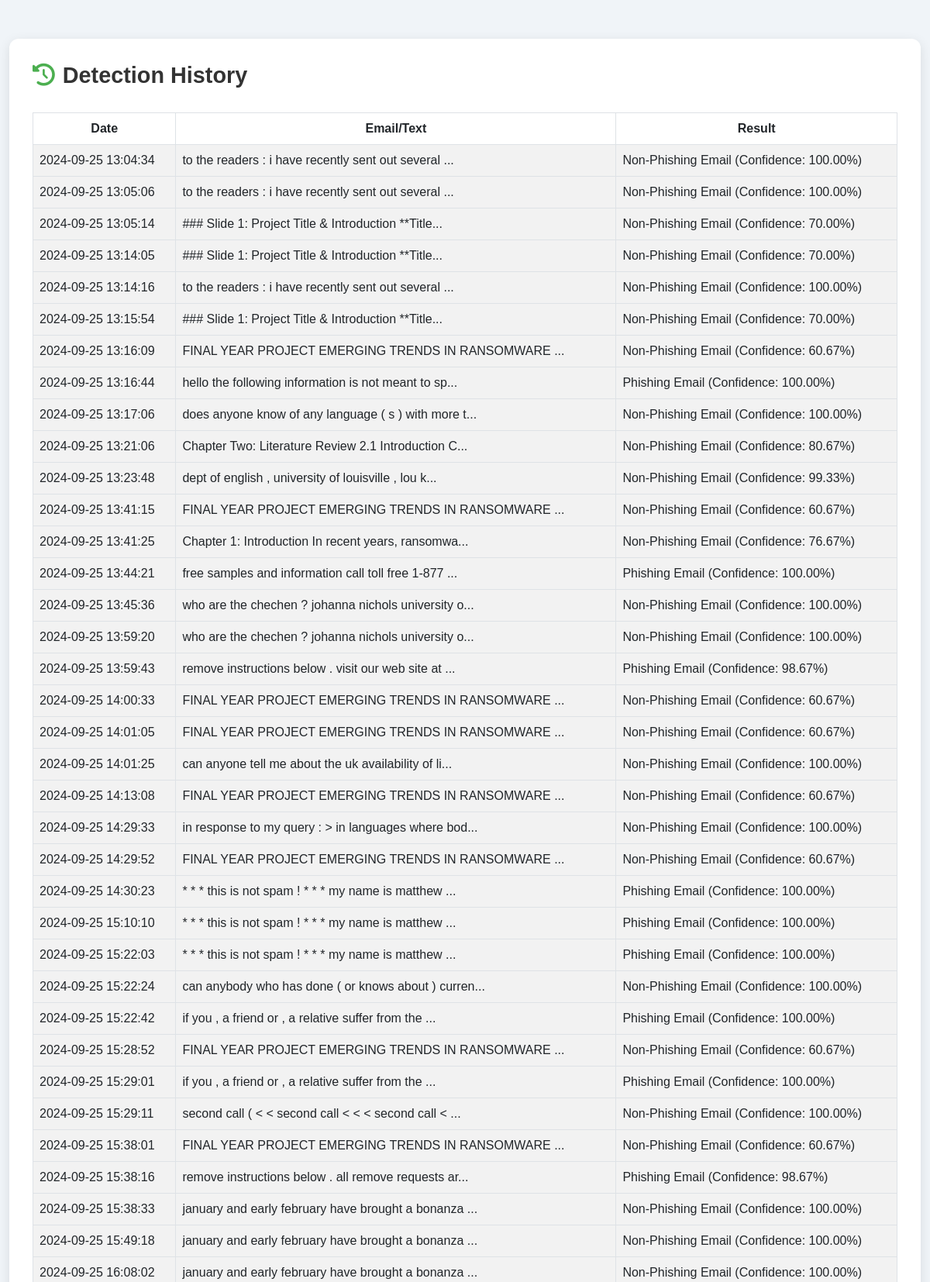
The app's page /history (signed in, upper part) with its own data.
### tables this page shows
CREATE TABLE detection_history (
                    id INTEGER PRIMARY KEY AUTOINCREMENT,
                    user_id INTEGER,
                    email_text TEXT,
                    result TEXT,
                    detection_date TIMESTAMP DEFAULT CURRENT_TIMESTAMP,
                    FOREIGN KEY (user_id) REFERENCES users(id) ON DELETE CASCADE
                );

### app.py (the view)
@app.route('/history')
@login_required
def history():
    conn = get_db_connection()
    if conn:
        history = conn.execute('SELECT * FROM detection_history WHERE user_id = ?', (current_user.id,)).fetchall()
        conn.close()
        return render_template('history.html', history=history)
    else:
        flash('Error fetching history', 'danger')
        return redirect(url_for('index'))

### app.py (called while the page is built)
@login_manager.user_loader
def load_user(user_id):
    return User(user_id)

def get_db_connection():
    try:
        conn = sqlite3.connect('users.db')  # Connect to SQLite database
        conn.row_factory = sqlite3.Row  # Return rows as dictionaries
        return conn
    except sqlite3.Error as e:
        logging.error(f"Database connection error: {e}")
        return None

### templates/history.html (shortened to what this page needs)
<!DOCTYPE html>
<html lang="en">
<head>
    <link href="https://cdn.jsdelivr.net/npm/bootstrap@5.3.0-alpha1/dist/css/bootstrap.min.css" rel="stylesheet">
    <link href="https://cdnjs.cloudflare.com/ajax/libs/font-awesome/6.0.0-beta3/css/all.min.css" rel="stylesheet">
</head>
<body>
    <div class="container">
        <div class="history-container">
            <h2><i class="fas fa-history"></i> Detection History</h2>
            {% if history %}
            <table class="table table-striped table-bordered">
                <thead>
                    <tr>
                        <th>Date</th>
                        <th>Email/Text</th>
                        <th>Result</th>
                    </tr>
                </thead>
                <tbody>
                    {% for entry in history %}
                    <tr>
                        <td>{{ entry['detection_date'] }}</td>
                        <td>{{ entry['email_text'][:50] }}...</td>
                        <td>{{ entry['result'] }}</td>
                    </tr>
                    {% endfor %}
                </tbody>
            </table>
            {% else %}
                <p>No detection history found.</p>
            {% endif %}
        </div>
    </div>
</body>
</html>

### templates/history.html (style rules this page uses)
body { font-family: 'Poppins', sans-serif; background-color: #f0f4f8; color: #333; margin: 0; padding: 0; animation: fadeIn 1s ease-in-out; }
.container { margin-top: 50px; max-width: 1200px; }
.history-container { background-color: #ffffff; padding: 30px; border-radius: 12px; box-shadow: 0 4px 15px rgba(0, 0, 0, 0.1); }
.history-container h2 { display: flex; align-items: center; margin-bottom: 30px; font-size: 1.8rem; font-weight: 600; color: #333; }
.history-container h2 i { margin-right: 10px; color: #4CAF50; }
table { width: 100%; border-collapse: collapse; margin-bottom: 20px; }
th { background-color: #4CAF50; color: #000000; font-weight: bold; text-align: center; padding: 10px; }
td { padding: 15px; background-color: #f9f9f9; color: #555; }
tr:nth-child(even) td { background-color: #f2f2f2; }

### records on screen
detection_history: detection_date "2024-09-25 13:04:34", email_text "to the readers : i have recently sent out several", result "Non-Phishing Email (Confidence: 100.00%)"
detection_history: detection_date "2024-09-25 13:05:06", email_text "to the readers : i have recently sent out several", result "Non-Phishing Email (Confidence: 100.00%)"
detection_history: detection_date "2024-09-25 13:05:14", email_text "### Slide 1: Project Title & Introduction **Title", result "Non-Phishing Email (Confidence: 70.00%)"
detection_history: detection_date "2024-09-25 13:14:05", email_text "### Slide 1: Project Title & Introduction **Title", result "Non-Phishing Email (Confidence: 70.00%)"
detection_history: detection_date "2024-09-25 13:14:16", email_text "to the readers : i have recently sent out several", result "Non-Phishing Email (Confidence: 100.00%)"
detection_history: detection_date "2024-09-25 13:15:54", email_text "### Slide 1: Project Title & Introduction **Title", result "Non-Phishing Email (Confidence: 70.00%)"
detection_history: detection_date "2024-09-25 13:16:09", email_text "FINAL YEAR PROJECT EMERGING TRENDS IN RANSOMWARE", result "Non-Phishing Email (Confidence: 60.67%)"
detection_history: detection_date "2024-09-25 13:16:44", email_text "hello the following information is not meant to sp", result "Phishing Email (Confidence: 100.00%)"
detection_history: detection_date "2024-09-25 13:17:06", email_text "does anyone know of any language ( s ) with more t", result "Non-Phishing Email (Confidence: 100.00%)"
detection_history: detection_date "2024-09-25 13:21:06", email_text "Chapter Two: Literature Review 2.1 Introduction C", result "Non-Phishing Email (Confidence: 80.67%)"
detection_history: detection_date "2024-09-25 13:23:48", email_text "dept of english , university of louisville , lou k", result "Non-Phishing Email (Confidence: 99.33%)"
detection_history: detection_date "2024-09-25 13:41:15", email_text "FINAL YEAR PROJECT EMERGING TRENDS IN RANSOMWARE", result "Non-Phishing Email (Confidence: 60.67%)"
detection_history: detection_date "2024-09-25 13:41:25", email_text "Chapter 1: Introduction In recent years, ransomwa", result "Non-Phishing Email (Confidence: 76.67%)"
detection_history: detection_date "2024-09-25 13:44:21", email_text "free samples and information call toll free 1-877", result "Phishing Email (Confidence: 100.00%)"
detection_history: detection_date "2024-09-25 13:45:36", email_text "who are the chechen ? johanna nichols university o", result "Non-Phishing Email (Confidence: 100.00%)"
detection_history: detection_date "2024-09-25 13:59:20", email_text "who are the chechen ? johanna nichols university o", result "Non-Phishing Email (Confidence: 100.00%)"
detection_history: detection_date "2024-09-25 13:59:43", email_text "remove instructions below . visit our web site at", result "Phishing Email (Confidence: 98.67%)"
detection_history: detection_date "2024-09-25 14:00:33", email_text "FINAL YEAR PROJECT EMERGING TRENDS IN RANSOMWARE", result "Non-Phishing Email (Confidence: 60.67%)"
detection_history: detection_date "2024-09-25 14:01:05", email_text "FINAL YEAR PROJECT EMERGING TRENDS IN RANSOMWARE", result "Non-Phishing Email (Confidence: 60.67%)"
detection_history: detection_date "2024-09-25 14:01:25", email_text "can anyone tell me about the uk availability of li", result "Non-Phishing Email (Confidence: 100.00%)"
detection_history: detection_date "2024-09-25 14:13:08", email_text "FINAL YEAR PROJECT EMERGING TRENDS IN RANSOMWARE", result "Non-Phishing Email (Confidence: 60.67%)"
detection_history: detection_date "2024-09-25 14:29:33", email_text "in response to my query : > in languages where bod", result "Non-Phishing Email (Confidence: 100.00%)"
detection_history: detection_date "2024-09-25 14:29:52", email_text "FINAL YEAR PROJECT EMERGING TRENDS IN RANSOMWARE", result "Non-Phishing Email (Confidence: 60.67%)"
detection_history: detection_date "2024-09-25 14:30:23", email_text "* * * this is not spam ! * * * my name is matthew", result "Phishing Email (Confidence: 100.00%)"
detection_history: detection_date "2024-09-25 15:10:10", email_text "* * * this is not spam ! * * * my name is matthew", result "Phishing Email (Confidence: 100.00%)"
detection_history: detection_date "2024-09-25 15:22:03", email_text "* * * this is not spam ! * * * my name is matthew", result "Phishing Email (Confidence: 100.00%)"
detection_history: detection_date "2024-09-25 15:22:24", email_text "can anybody who has done ( or knows about ) curren", result "Non-Phishing Email (Confidence: 100.00%)"
detection_history: detection_date "2024-09-25 15:22:42", email_text "if you , a friend or , a relative suffer from the", result "Phishing Email (Confidence: 100.00%)"
detection_history: detection_date "2024-09-25 15:28:52", email_text "FINAL YEAR PROJECT EMERGING TRENDS IN RANSOMWARE", result "Non-Phishing Email (Confidence: 60.67%)"
detection_history: detection_date "2024-09-25 15:29:01", email_text "if you , a friend or , a relative suffer from the", result "Phishing Email (Confidence: 100.00%)"
detection_history: detection_date "2024-09-25 15:29:11", email_text "second call ( < < second call < < < second call <", result "Non-Phishing Email (Confidence: 100.00%)"
detection_history: detection_date "2024-09-25 15:38:01", email_text "FINAL YEAR PROJECT EMERGING TRENDS IN RANSOMWARE", result "Non-Phishing Email (Confidence: 60.67%)"
detection_history: detection_date "2024-09-25 15:38:16", email_text "remove instructions below . all remove requests ar", result "Phishing Email (Confidence: 98.67%)"
detection_history: detection_date "2024-09-25 15:38:33", email_text "january and early february have brought a bonanza", result "Non-Phishing Email (Confidence: 100.00%)"
detection_history: detection_date "2024-09-25 15:49:18", email_text "january and early february have brought a bonanza", result "Non-Phishing Email (Confidence: 100.00%)"
detection_history: detection_date "2024-09-25 16:08:02", email_text "january and early february have brought a bonanza", result "Non-Phishing Email (Confidence: 100.00%)"
